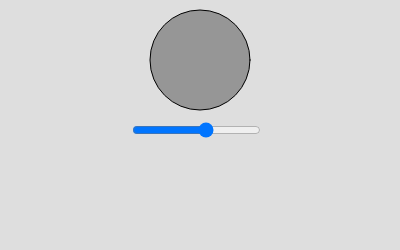
Frame 1 (no input)
Frame 60 (no input): identical to frame 1, image omitted
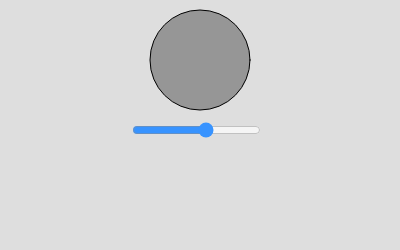
Frame 120 (the mouse pressed at the canvas centre since frame 60)

The p5.js sketch that drew these frames (run headless with seeded random() and noise() and a simulated clock; from frame 60 on, the mouse is pressed at the canvas centre):

// p5.js sketch
// ── sketch.js
//Normal vs Slider with Anonymous function
//https://editor.p5js.org/novo/sketches/LP6JDqxwi

let bg_color = 222;

function setup() {
  createCanvas(400, 250);
  normalSlider();
  // top slider changes circle color
  sliderWithAnonymousF();
  // bottom slider changes background using anonymous function
}

function draw() {
  background(bg_color);
  let circle_color = topSlider.value();
  fill(circle_color);
  circle(200, 60, 100);
}

function normalSlider() {
  topSlider = createSlider(0, 255, 150);
  topSlider.position(130, 120);
}

function sliderWithAnonymousF() {
  let bg_slider = createSlider(0, 255, bg_color).input(function () {
    bg_color = bg_slider.value();
  });
}

// NOTES ON ANONYMOUS FUNCTION

//---- DECODING LINE BY LINE

//-- bg_slider is the slider defined by createSlider
// this slider is an html p5 element that has many properties
// these properties include 2 methods: .input() and .value()

//-- .input is a method that calls a function
// to obtain the user's input,
// in this case changes to the slider
// https://p5js.org/reference/#/p5/input

//-- function() is the function called by .input
// it's an anonymous (or unnamed) function
// it doesn't need a name because it's not external:
// it's contained right in the createSlider statement

//-- bg_color is the number returned by
// .value() which is another method
// of the slider element named bg_slider
// .value() evaluates the slider position between 0 and 255

// WHAT SEEMS STRANGE
// are two self-references in the code:
// -- bg_slider.input is defined by a function
// that involves bg_slider.value()
// and indeed we can rewrite the code as:
// bg_color = this.value();

function sliderWithAnonymousF_Commented() {
  //  a slider named bg_slider
  let bg_slider = createSlider(0, 255, bg_color)
    //.input method of the slider
    .input(
      // anonymous function () called by .input
      // to get user input
      function () {
        // bg_color and bg_slider.value()
        bg_color = bg_slider.value();
      }
    ); //end of function called by .input
} // end of sliderWithAnonymousF function

// SLIDER OBJECT HAS SEVERAL METHODS
// it is helpful to research and review
// a list of all the methods associated with
// the object you're using, in this case "createSlider"
// unfortunately, the .input method is not documented

// .input method of slider html element
// .input 's argument is a function
// function() anonymous
// bg_value is updated by changing the slider
// this is bg_slider
// bg_slider references a slider object
// slider object has an input method with a function as an argument
// the anonuymous function evaluates the bg_slider value
// .input method is refering to another method of its object
// bg_slider has a slot input(value)
// when slider value has changed it calls input(value) function
// input(value) function refers to another function of the slider
// slider.value() function.
// slider has slots or properties

// function () { }
// () => { }

// function sliderWithAnonymousF_NONO() {
//   let bg_slider = createSlider(0, 255, bg_value).input( () => {
//     bg_value = floor(bg_slider.value());
//     // getting value() of slider directly inside the slider
//   });
// }

// CODE CEMETERY
// bg_value = floor(bg_slider.value()
